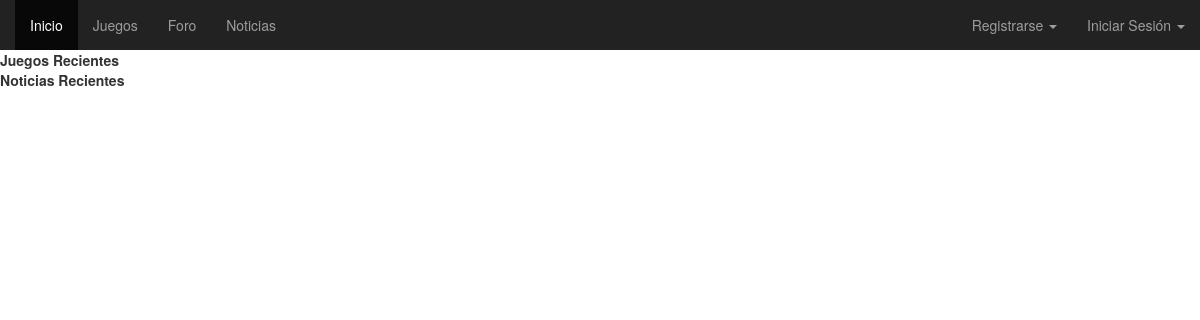
Before: / with the older database file.
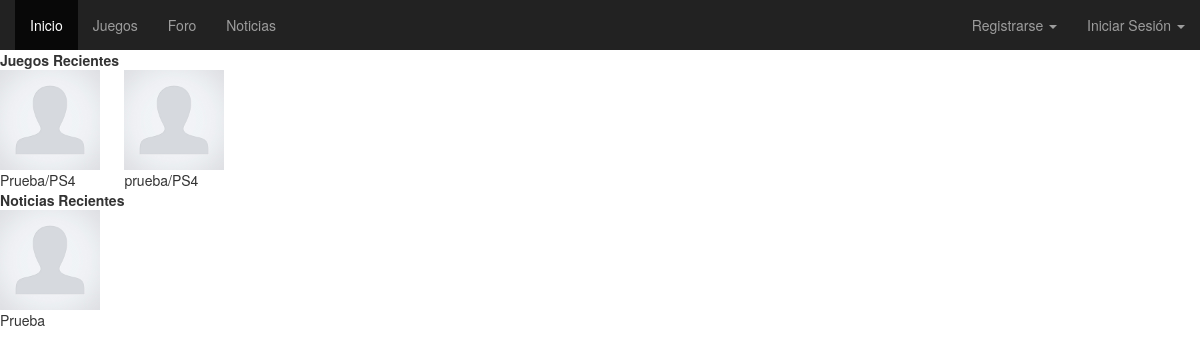
After: the same page with the newer database file.
### tables this page shows
CREATE TABLE `juego` (
  `id` int(5) NOT NULL,
  `nombre` varchar(50) NOT NULL,
  `publicacion` date NOT NULL,
  `sinopsis` varchar(1000) NOT NULL,
  `id_plat` int(3) NOT NULL,
  `imagen` varchar(500) NOT NULL
);

CREATE TABLE `plataforma` (
  `n_plat` int(3) NOT NULL,
  `plataforma` varchar(30) NOT NULL
);

CREATE TABLE `noticias` (
  `id` int(5) NOT NULL,
  `titulo` varchar(50) NOT NULL,
  `contenido` varchar(2000) NOT NULL,
  `imagen` varchar(500) NOT NULL,
  `id_usuario` varchar(50) NOT NULL
);

### script/php/conf.php (called while the page is built, shortened)
<?php
	$dir=$_SERVER['SERVER_NAME'];
?>

### index.php (the view)
	<?php
	include 'script\php\template.php';
	$juegos=mysqli_query($con,"SELECT id,nombre,imagen,plataforma FROM juego j,plataforma p WHERE j.id_plat=p.n_plat ORDER BY publicacion ASC LIMIT 10;");
	$juegos=mysqli_fetch_all($juegos, MYSQLI_ASSOC);
	$noticias=mysqli_query($con,"SELECT id, titulo, imagen, id_usuario FROM noticias LIMIT 5;");
	$noticias=mysqli_fetch_all($noticias, MYSQLI_ASSOC);
	?>
	<table>
		<tr><th>Juegos Recientes</th></tr>
		<tr>
			<?php
			foreach ($juegos as $juego) {
				echo "<td>";
				echo "<a href='\juegos.php?id=".$juego['id']."'><img src='".$juego['imagen']."' style='float:left;max-width:100px;max-height:100px'></a><br>";
				echo $juego['nombre']."/".$juego['plataforma'];
				echo "</td>";
			}
			?>
		</tr>
		<tr><th>Noticias Recientes</th></tr>
		<tr>
			<?php
			foreach ($noticias as $noticia) {
				echo "<td>";
				echo "<a href='\\noticias.php?id=".$noticia['id']."'><img src='".$noticia['imagen']."' style='float:left;max-width:100px;max-height:100px'></a><br>";
				echo $noticia['titulo'];
				echo "</td>";
			}
			?>
		</tr>
	</table>
</body>
</html>

### script/php/template.php (shortened to what this page needs)
<?php include "conf.php" ?>
<!DOCTYPE html>
<html>
<head>
	<link href="../css/bootstrap.min.css" rel="stylesheet">
	<link href="../css/styles.css" rel="stylesheet">
</head>
<body>
	<div id="navbar" class="collapse navbar-collapse navbar-inverse">
		<ul class="nav navbar-nav">
			<li <?php if(!preg_match('*juegos|foro|noticias*', $_SERVER['REQUEST_URI'])) echo 'class="active"'; ?>><a href=http://<?php echo $dir; ?>>Inicio</a></li>
			<li <?php if(strpos($_SERVER['REQUEST_URI'], 'juegos')) echo 'class="active"'; ?>><a href="/juegos.php?count=5&page=1">Juegos</a></li>
			<li <?php if(strpos($_SERVER['REQUEST_URI'], 'foro')) echo 'class="active"'; ?>><a href="foro.php?count=5&page=1">Foro</a></li>
			<li <?php if(strpos($_SERVER['REQUEST_URI'], 'noticias')) echo 'class="active"'; ?>><a href="noticias.php?count=5&page=1">Noticias</a></li>
		</ul>
	<?php
		if(isset($_SESSION['user'])){
	?>
		<ul class="nav navbar-nav navbar-right">
            <li class="dropdown">
               	<a class="dropdown-toggle" data-toggle="dropdown"><img src=<?php echo $_SESSION['img'] ?> alt="" style="max-width:25px;max-height:25px"> <?php echo $_SESSION['user'] ?> <span class="caret"></a>
                <ul class="dropdown-menu dropdown-lr animated slideInRight" role="menu">
                    <li><a href="perfil.php">Perfil</a></li>
                    <li><a href='?cerrar'>Cerrar Sesión</a></li>
                </ul>
            </li>
        </ul>
    <?php }else{ ?>
		<ul class="nav navbar-nav navbar-right">
            <li class="dropdown">
                <a class="dropdown-toggle" data-toggle="dropdown">Registrarse <span class="caret"></a>
            </li>
            <li class="dropdown">
                <a class="dropdown-toggle" data-toggle="dropdown">Iniciar Sesión <span class="caret"></a>
            </li>
        </ul>
    <?php } ?>
	</div>

Changed rows visible on the page:
added juego: imagen (placeholder picture), nombre "Prueba", id_plat.plataforma "PS4"
added juego: imagen (placeholder picture), nombre "prueba", id_plat.plataforma "PS4"
added noticias: imagen (placeholder picture), titulo "Prueba"
